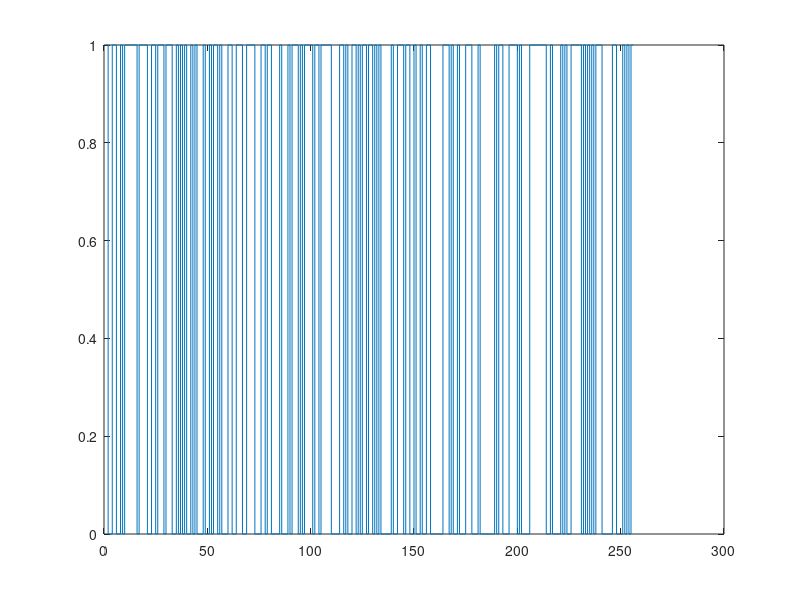
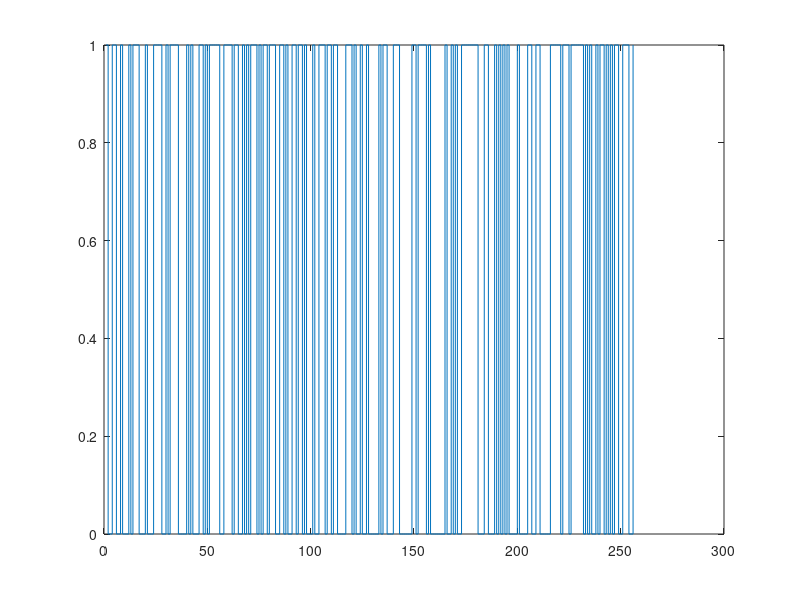

MATLAB code to generate these figures, in order:
% COMMUNICATION LABORATORY - I
% SIMULATION EXPERIMENT 2: Properties of PN sequences
% AUTHORS: Prachi Shahi - 14EC239, Samhita Varambally - 14EC244

close all;

%   GENERATION OF  PN SEQUENCES
% Generates two PN sequences of length 255

pn1 = [];
pn2 = [];
out1 = [];
out2 = [];

initial_state = [1 0 0 1 1 0 0 1];
pn1(1:8) = initial_state;
pn2(1:8) = initial_state;

for i = 1:256
    
    pn1(8*i+2:8*i+8) = pn1(8*(i-1)+1:8*(i-1)+7);
    pn1(8*i+1) = xor(xor(pn1(8*(i-1)+8),pn1(8*(i-1)+4)),xor(pn1(8*(i-1)+2),pn1(8*(i-1)+3)));    % feedback taps are 8,4,3,2
    out1 = [out1 pn1(8*i)];
    
    pn2(8*i+2:8*i+8) = pn2(8*(i-1)+1:8*(i-1)+7);
    pn2(8*i+1) = xor(xor(pn2(8*(i-1)+8),pn2(8*(i-1)+6)),xor(pn2(8*(i-1)+5),pn2(8*(i-1)+3)));    % feedback taps are 8,6,5,3
    out2 = [out2 pn2(8*i)];
        
end


figure;
stairs(out1);
figure;
stairs(out2);